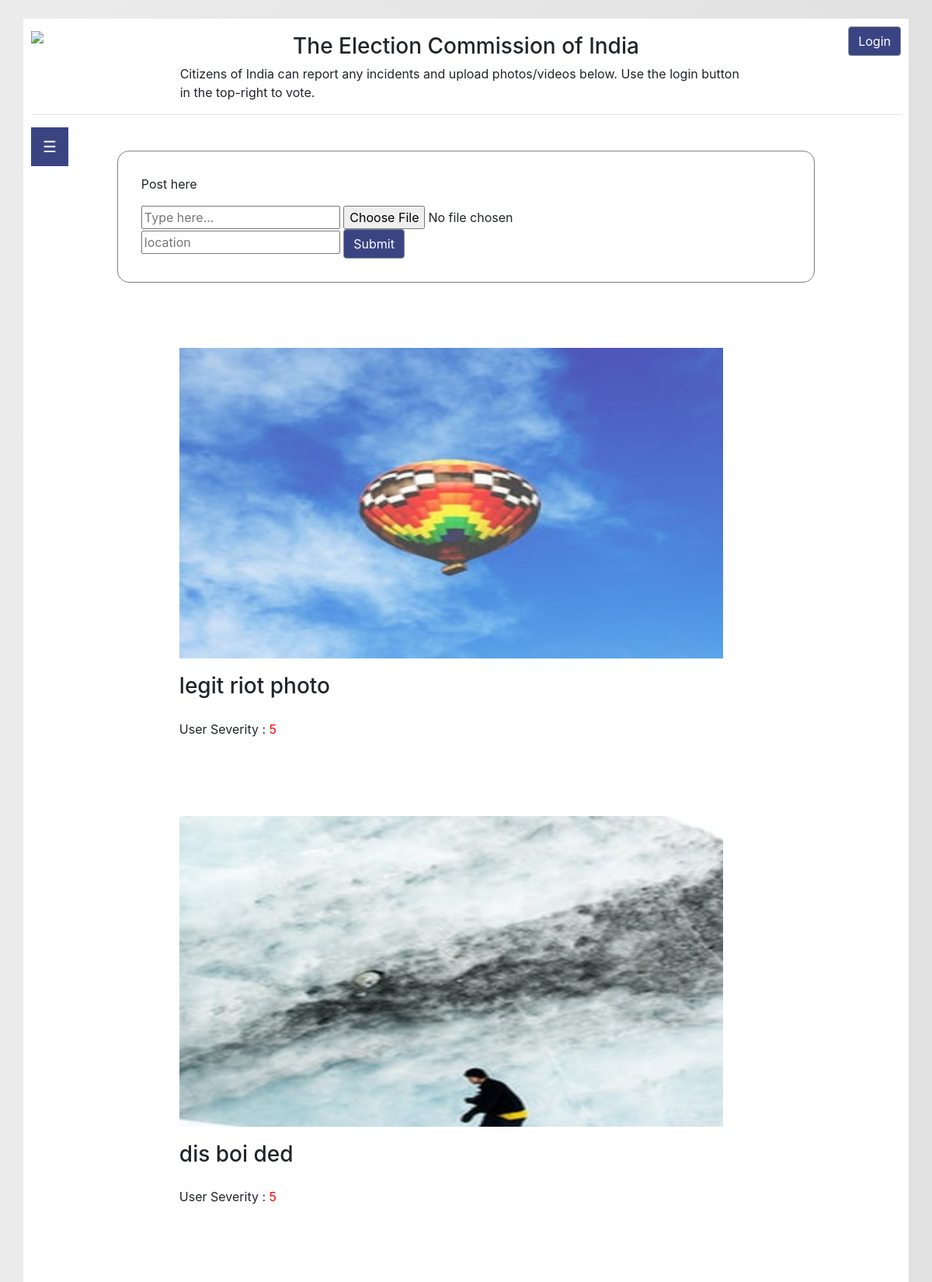
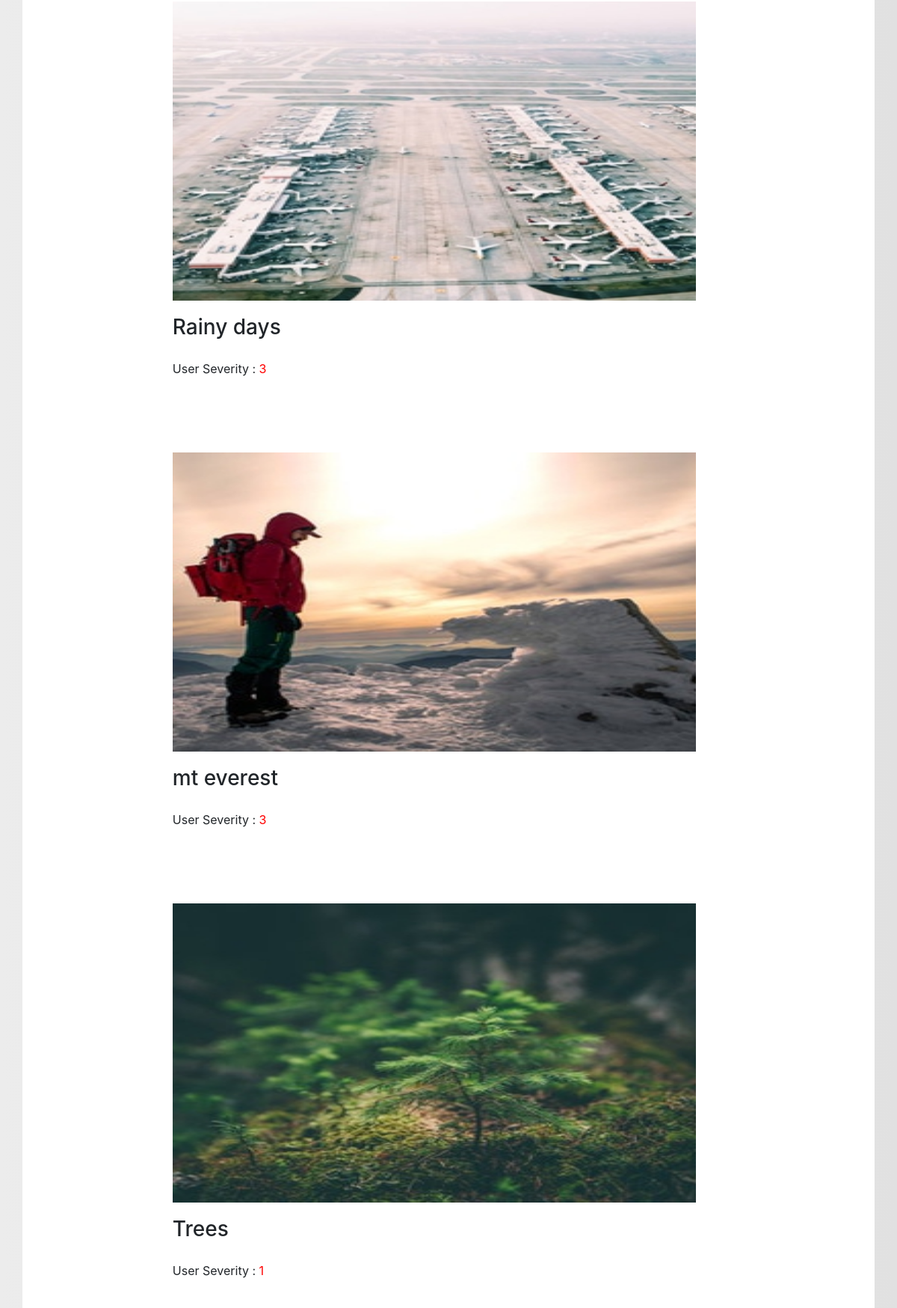
The page / (upper part) on the database its author committed (2 pictures, top to bottom).
### electionnaire/models.py (models this page shows)
class Post(models.Model):
    image = models.ImageField(upload_to='posts/')
    voter = models.ForeignKey(Voter, on_delete=models.CASCADE)
    post_time = models.DateTimeField(default=timezone.now, blank=False)
    caption = models.CharField(max_length=200)
    severity = models.IntegerField(
        default=1,
        validators=[MaxValueValidator(5), MinValueValidator(1)]
     )
    severity_eci = models.IntegerField(
        default=1,
        validators=[MaxValueValidator(5), MinValueValidator(1)]
     )
    latitude = models.FloatField(blank=False,default=0.0)
    longitude = models.FloatField(blank=False,default=0.0)

### electionnaire/views.py (the view)
# urls.py: 2. Add a URL to urlpatterns:  path('', views.home, name='home')
def home(request):
	logout(request)
	request.session['id'] = -100
	return render(request, 'electionnaire/home.html',{'posts':Post.objects.order_by('-post_time')})

### electionnaire/templates/electionnaire/home.html (shortened to what this page needs)
{% extends 'base.html' %}
{% load staticfiles %}
{% block content %}
	<div class="container" style="background-color: white; padding: 10px;">
		<div class="row">
			<div class="col-sm-2">
				<img src="{% static 'img/ECI_Logo.png' %}" height="50px">
			</div>
			<div class="col-sm-8" >
				<h3 style="text-align: center; padding-top: 10px;">The Election Commission of India</h3>
				<marquee  direction="left" scrollamount="5">Citizens of India can report any incidents and upload photos/videos below. Use the login button in the top-right to vote.</marquee>
			</div>
			<div class="col-sm-2">
				<a href="login/" class="btn btn-secondary" style="float: right;">Login</a>
			</div>
		</div>
		<hr>
		<div class="row">
			<div class="col-sm-1">
				<button class="openbtn" onclick="openNav()">&#9776;</button>
			</div>
			<div class="col-sm-10" style="padding: 30px; ">
				<div class="container" style="padding: 30px; border: solid 1px grey; border-radius: 15px;">
					<form method="post" enctype="multipart/form-data">
				    <p>Post here</p>
					<input type="textarea" class="boxsizingBorder" name="" placeholder="Type here..." required>
				    <input type="file" name="myfile" required="">
				    <input type="text" name="" placeholder="location" required>
				    <a href="login/" type="submit" class="btn btn-secondary">Submit</a>
					</form>
				</div>
			</div>
		</div>
		<br>
		{% for i in posts %}
		<div class="row">
			<div class="col-sm-1"></div>
			<div class="col-sm-10" style="padding: 30px; ">
				<div class="container" style="padding-left: 80px;">
					<img src="{{ i.image.url }}" width="700px" height="400px">
				</div>
				<h3 style="padding-top: 20px;padding-left: 80px;">{{i.caption}}</h3>
				<p style="padding-top: 20px;padding-left: 80px;">User Severity : <span style="color: red;">{{i.severity}}</span><br>
			</div>
		</div>
		<br>
		{% endfor %}
	</div>
{% endblock %}

### electionnaire/static/css/main.css (style rules this page uses)
body { background-image: -moz-linear-gradient(0deg, #ececec 0%, #e1e1e1 100%); background-image: -webkit-linear-gradient(0deg, #ececec 0%, #e1e1e1 100%); background-image: -ms-linear-gradient(0deg, #ececec 0%, #e1e1e1 100%); }
.openbtn { font-size: 20px; cursor: pointer; background-color: #3b4483; color: white; padding: 10px 15px; border: none; }
.btn-secondary { background: #3b4483; }

### rows shown on the page
Post: image (picture), caption "legit riot photo", severity "5"
Post: image (picture), caption "dis boi ded", severity "5"
Post: image (picture), caption "Rainy days", severity "3"
Post: image (picture), caption "mt everest", severity "3"
Post: image (picture), caption "Trees", severity "1"
